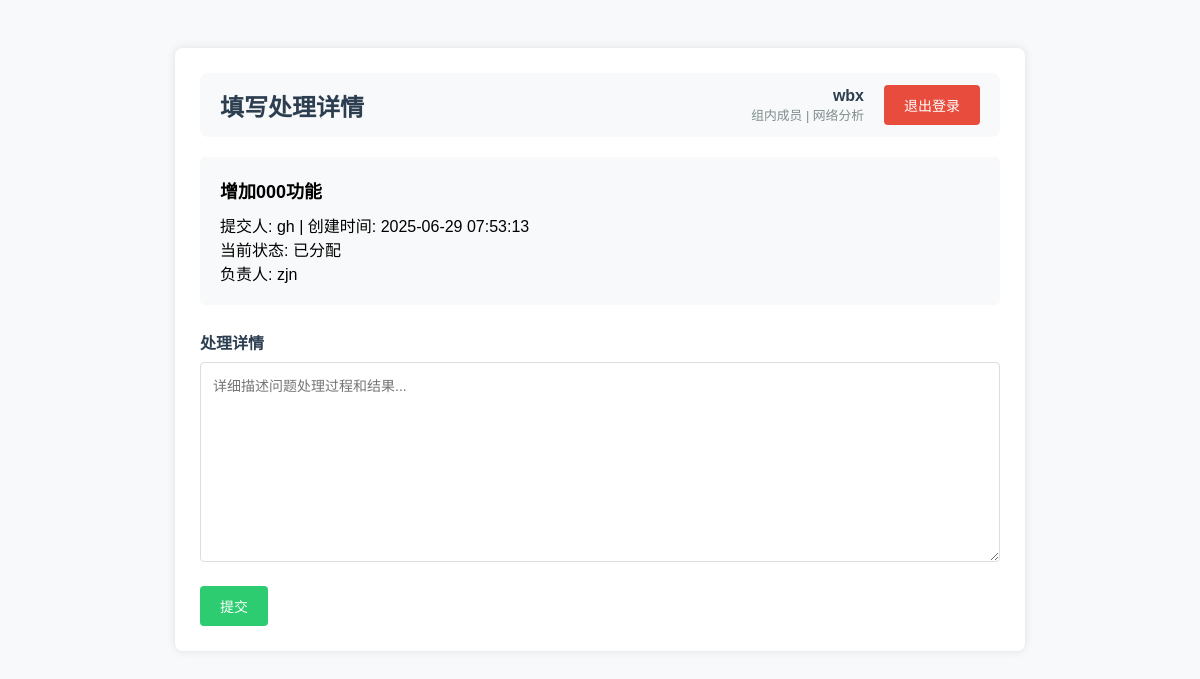
Page /bug/resolve/11 (signed in) on the earlier database version.
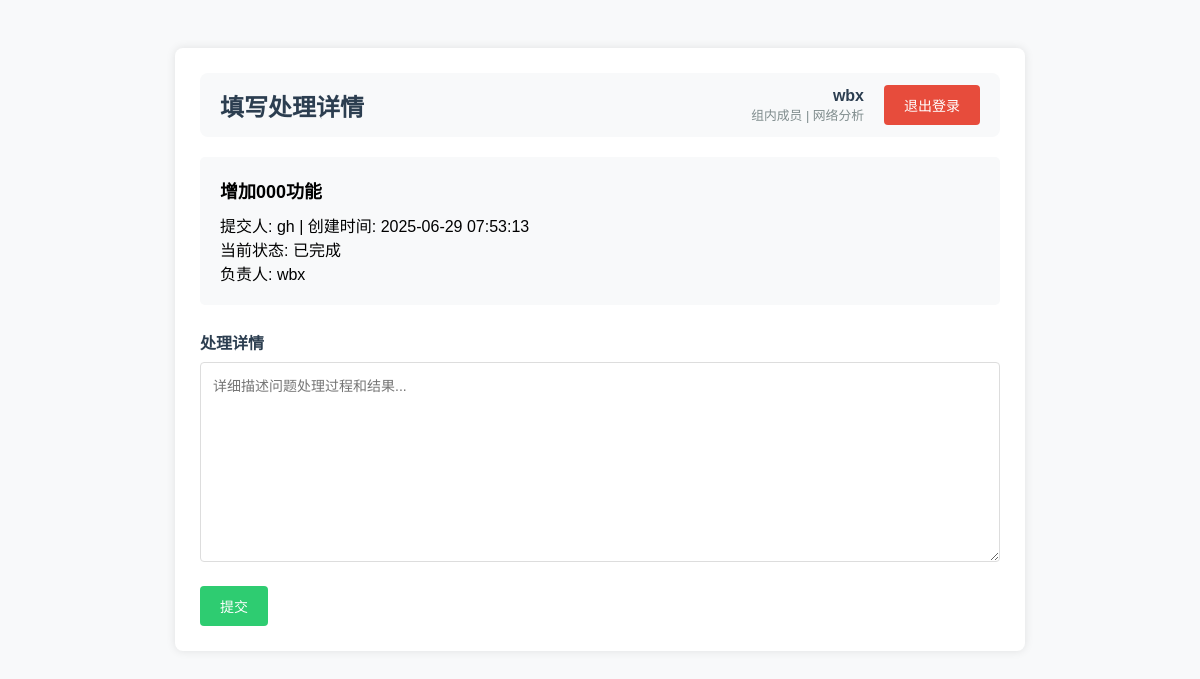
Same page on the later database version.
### tables this page shows
CREATE TABLE users (
            id INTEGER PRIMARY KEY AUTOINCREMENT,
            username TEXT UNIQUE NOT NULL,
            password TEXT NOT NULL,
            role TEXT NOT NULL,
            team TEXT
        );

CREATE TABLE bugs (
            id INTEGER PRIMARY KEY AUTOINCREMENT,
            title TEXT NOT NULL,
            description TEXT,
            status TEXT DEFAULT '待处理',
            assigned_to INTEGER,
            created_by INTEGER,
            project TEXT,
            created_at TIMESTAMP DEFAULT CURRENT_TIMESTAMP,
            resolved_at TIMESTAMP,
            resolution TEXT,
            image_path TEXT,
            FOREIGN KEY(assigned_to) REFERENCES users(id),
            FOREIGN KEY(created_by) REFERENCES users(id));

### app.py (the view)
@app.route('/bug/resolve/<int:bug_id>')
@login_required
@role_required('组内成员')
def resolve_page(bug_id):
    user = get_current_user()
    if not user:
        return redirect('/login')
    conn = sqlite3.connect('bugtracker.db')
    conn.row_factory = sqlite3.Row
    c = conn.cursor()
    c.execute('''
        SELECT b.*, u1.username as creator_name, u2.username as assignee_name
        FROM bugs b
        LEFT JOIN users u1 ON b.created_by = u1.id
        LEFT JOIN users u2 ON b.assigned_to = u2.id
        WHERE b.id = ?
    ''', (bug_id,))
    bug = c.fetchone()
    conn.close()
    if not bug:
        return "问题不存在", 404
    return render_template('resolve.html', bug=bug, user=user)

### app.py (called while the page is built)
def get_current_user():
    user_id = request.cookies.get('user_id')
    username = request.cookies.get('username')
    role = request.cookies.get('role')
    team = request.cookies.get('team')
    if not all([user_id, username, role]):
        return None
    return {
        'id': int(user_id),
        'username': username,
        'role': role,
        'team': team
    }

def login_required(f):
    @wraps(f)
    def decorated_function(*args, **kwargs):
        user = get_current_user()
        if not user:
            return redirect(url_for('login', next=request.url))
        return f(*args, **kwargs)
    return decorated_function

### templates/resolve.html (shortened to what this page needs)
<!DOCTYPE html>
<html lang="zh-CN">
<head>
</head>
<body>
    <div class="container">
        <div style="display: flex; justify-content: space-between; align-items: center; margin-bottom: 20px; padding: 12px 20px; background: #f8f9fa; border-radius: 8px;">
            <h1 style="font-size: 24px; margin: 0; color: #2c3e50;">填写处理详情 </h1>
            <div style="display: flex; align-items: center; gap: 20px;">
                <div style="text-align: right;">
                    <div style="font-weight: 600; font-size: 16px; color: #2c3e50;">{{ user.username }}</div>
                    <div style="font-size: 0.8em; color: #7f8c8d;">{{ user.role }}{% if user.team %} | {{ user.team }}{% endif %}</div>
                </div>
                <a href="/logout" class="btn btn-danger">退出登录</a>
            </div>
        </div>
        <div class="bug-info">
            <div class="bug-title">{{ bug.title }}</div>
            <div>提交人: {{ bug.creator_name }} | 创建时间: {{ bug.created_at }}</div>
            <div>当前状态: {{ bug.status }}</div>
            {% if bug.assignee_name %}<div>负责人: {{ bug.assignee_name }}</div>{% endif %}
        </div>
        <form action="/bug/complete_and_save/{{ bug.id }}" method="POST" onsubmit="return handleSubmit()">
            <div class="form-group">
                <label for="resolution">处理详情</label>
                <textarea id="resolution" name="resolution" placeholder="详细描述问题处理过程和结果..." required></textarea>
            </div>
            <button type="submit" class="btn btn-success">提交</button>
        </form>
    </div>
</body>
</html>

Differences in the rows shown:
no longer on this page (row unchanged): users: team "网络分析", assignee_name "zjn"
now on this page (row unchanged): users: username "wbx", role "组内成员", team "网络分析", assignee_name "wbx"
changed bugs "增加000功能": status "已分配" → "已完成"
Other differences:
{{ user.username }}: "wbx" → (not shown)
{{ user.role }}: "组内成员" → (not shown)
